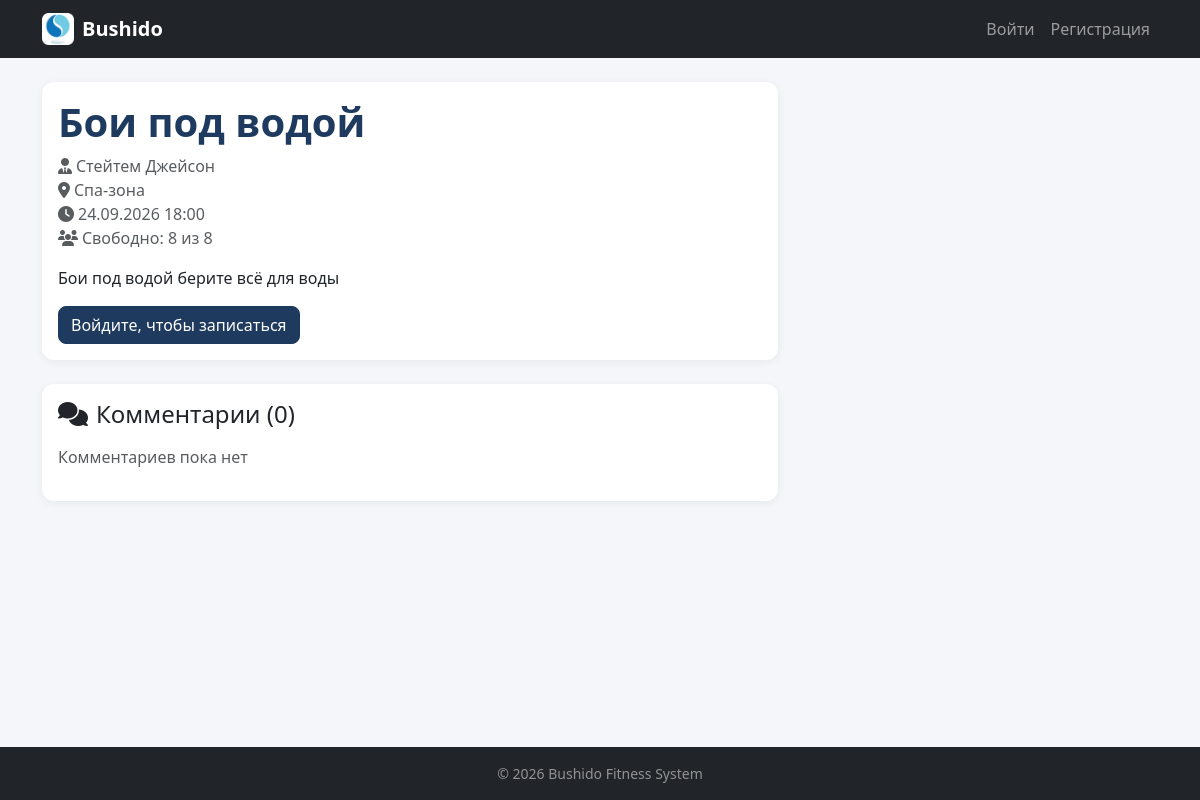
The app's page /sessions/5/ with its own data.
### main/models.py (models this page shows, shortened)
class Session(models.Model):
    trainer = models.ForeignKey(Trainer, on_delete=models.CASCADE, verbose_name='Тренер')
    zone = models.ForeignKey(Zone, on_delete=models.CASCADE, verbose_name='Зона')
    title = models.CharField(max_length=100, verbose_name='Название')
    date = models.DateTimeField(verbose_name='Дата и время')
    max_participants = models.PositiveIntegerField(verbose_name='Максимум участников')
    description = models.TextField(blank=True, verbose_name='Описание')
    is_deleted = models.BooleanField(default=False, verbose_name='Удалено')
    deleted_at = models.DateTimeField(blank=True, null=True, verbose_name='Дата удаления')
    objects = ActiveManager()
    all_objects = models.Manager()
    class Meta:
        verbose_name = 'Сессия'
        verbose_name_plural = 'Сессии'
        ordering = ['-date']
    def booked_count(self):
        return self.booking_set.filter(status='approved', is_deleted=False).count()
    def free_places(self):
        return max(0, self.max_participants - self.booked_count())

class Trainer(models.Model):
    first_name = models.CharField(max_length=50, verbose_name='Имя')
    last_name = models.CharField(max_length=50, verbose_name='Фамилия')
    specialization = models.CharField(max_length=100, verbose_name='Специализация')
    photo = models.ImageField(upload_to='trainers/', blank=True, null=True, verbose_name='Фото')
    description = models.TextField(blank=True, verbose_name='Описание')
    is_deleted = models.BooleanField(default=False, verbose_name='Удалено')
    deleted_at = models.DateTimeField(blank=True, null=True, verbose_name='Дата удаления')
    objects = ActiveManager()
    all_objects = models.Manager()
    class Meta:
        verbose_name = 'Тренер'
        verbose_name_plural = 'Тренеры'
    def __str__(self):
        return f"{self.last_name} {self.first_name}"

class Zone(models.Model):
    name = models.CharField(max_length=100, verbose_name='Название')
    capacity = models.PositiveIntegerField(verbose_name='Вместимость')
    description = models.TextField(blank=True, verbose_name='Описание')
    is_deleted = models.BooleanField(default=False, verbose_name='Удалено')
    deleted_at = models.DateTimeField(blank=True, null=True, verbose_name='Дата удаления')
    objects = ActiveManager()
    all_objects = models.Manager()
    class Meta:
        verbose_name = 'Зона'
        verbose_name_plural = 'Зоны'

### main/views.py (the view, shortened to what this page needs)
# urls.py: path('sessions/<int:pk>/', views.session_detail, name='session_detail'),
def session_detail(request, pk):
    session = get_object_or_404(Session, pk=pk)
    comments = session.comments.all()
    comment_form = CommentForm()
    is_booked = False
    is_favorite = False
    return render(request, 'main/session_detail.html', {
        'session': session,
        'comments': comments,
        'comment_form': comment_form,
        'is_booked': is_booked,
        'is_favorite': is_favorite,
        'now': timezone.now(),
    })

### main/models.py (called while the page is built)
    def get_queryset(self):
        return super().get_queryset().filter(is_deleted=False)

### main/templates/main/session_detail.html (shortened to what this page needs)
{% extends 'base.html' %}
{% block content %}
<div class="row">
    <div class="col-lg-8">
        <div class="card mb-4">
            <div class="card-body">
                <div class="d-flex justify-content-between align-items-start">
                    <h1 class="page-title mb-2">{{ session.title }}</h1>
                </div>
                <p class="text-muted">
                    <i class="fas fa-user-tie me-1"></i>{{ session.trainer }}<br>
                    <i class="fas fa-map-marker-alt me-1"></i>{{ session.zone.name }}<br>
                    <i class="fas fa-clock me-1"></i>{{ session.date|date:"d.m.Y H:i" }}<br>
                    <i class="fas fa-users me-1"></i>Свободно: {{ session.free_places }} из {{ session.max_participants }}
                </p>
                {% if session.description %}
                    <p>{{ session.description }}</p>
                {% endif %}
                {% if user.is_authenticated %}
                    {% if is_booked %}
                        <div class="alert alert-success mb-0">
                            <i class="fas fa-check me-2"></i>Вы записаны на эту сессию
                        </div>
                    {% elif session.free_places > 0 %}
                        <a href="{% url 'booking_create_for_session' session.pk %}" class="btn btn-primary">
                            <i class="fas fa-plus me-2"></i>Записаться
                        </a>
                    {% else %}
                        <div class="alert alert-warning mb-0">Мест не осталось</div>
                    {% endif %}
                {% else %}
                    <a href="{% url 'login' %}" class="btn btn-primary">Войдите, чтобы записаться</a>
                {% endif %}
            </div>
        </div>
        <div class="card">
            <div class="card-body">
                <h4 class="mb-3"><i class="fas fa-comments me-2"></i>Комментарии ({{ comments.count }})</h4>
                {% for c in comments %}
                    <div class="border-top py-3">
                        <div class="d-flex justify-content-between">
                            <strong>{{ c.user.username }}</strong>
                            <small class="text-muted">{{ c.created_at|date:"d.m.Y H:i" }}</small>
                        </div>
                        <p class="mb-1 mt-1">{{ c.text }}</p>
                        {% if c.user == user or user.is_staff %}
                            <a href="{% url 'comment_delete' c.pk %}" class="text-danger small">
                                <i class="fas fa-trash"></i> Удалить
                            </a>
                        {% endif %}
                    </div>
                {% empty %}
                    <p class="text-muted">Комментариев пока нет</p>
                {% endfor %}
            </div>
        </div>
    </div>
</div>
{% endblock %}

### static/css/style.css (style rules this page uses)
body { background-color: #f4f6f9; font-family: system-ui, -apple-system, "Segoe UI", Roboto, sans-serif; }
.card { border: none; border-radius: 12px; box-shadow: 0 2px 8px rgba(0, 0, 0, 0.06); transition: transform 0.15s ease, box-shadow 0.15s ease; }
.btn { border-radius: 8px; }
.btn-primary { background-color: #1e3a5f; border-color: #1e3a5f; }
.page-title { font-weight: 700; color: #1e3a5f; margin-bottom: 1.5rem; }

### records on screen
Session: title "Бои под водой", trainer "Стейтем Джейсон", zone.name "Спа-зона", date "24.09.2026 18:00", free_places "8", max_participants "8", description "Бои под водой берите всё для воды", count "0"
